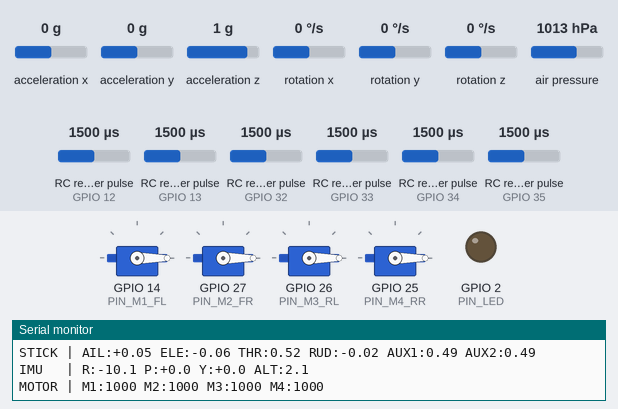
Bench run of a sketch on a simulated ESP32. On the bench: 4 × servo, output pins drawn as LEDs (lit = HIGH), the last lines printed to the serial monitor. Wiring (inferred from the names in the program): 6 × RC receiver channel: data GPIO 12 / data GPIO 13 / data GPIO 32 / data GPIO 33 / data GPIO 34 / data GPIO 35. Dashed ring = blinking. Inputs (shaded band) come from the test bench; at power-on: RC receiver pulse (sensors on GPIO 13, GPIO 32, GPIO 33, GPIO 34, GPIO 12, GPIO 35) 1500 µs, rotation x 0 °/s, acceleration x 0 g, acceleration y 0 g, acceleration z 1 g, rotation y 0 °/s, rotation z 0 °/s, air pressure 1013 hPa.

Above: at 8.5 s.
8.6 s: RC receiver pulse (sensor on GPIO 13) set to 1750 µs
At 9.29 s:
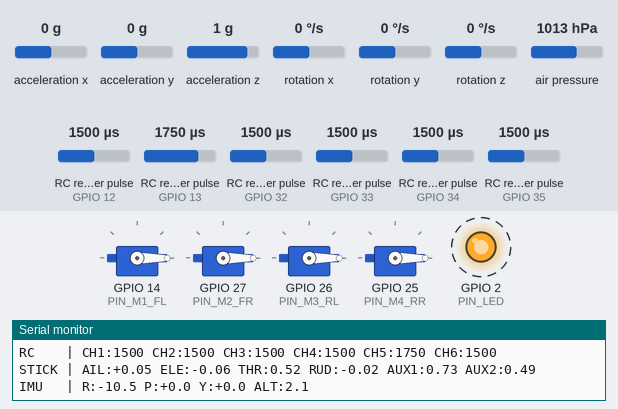
11.6 s: RC receiver pulse (sensor on GPIO 32) set to 1020 µs
14.5 s: RC receiver pulse (sensor on GPIO 33) set to 1818 µs
17.5 s: RC receiver pulse (sensor on GPIO 33) set to 1846 µs
At 20.3 s:
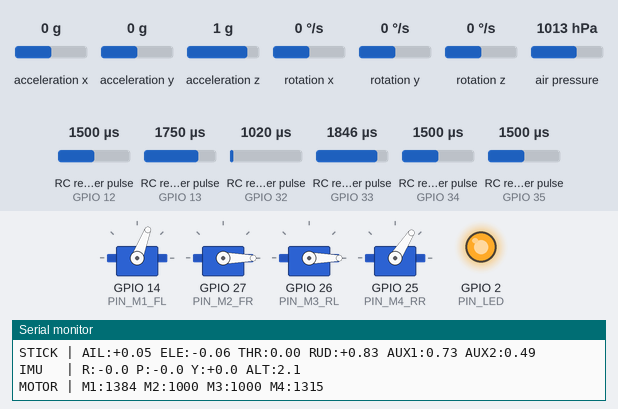
20.5 s: rotation x set to 192 °/s
At 20.9 s:
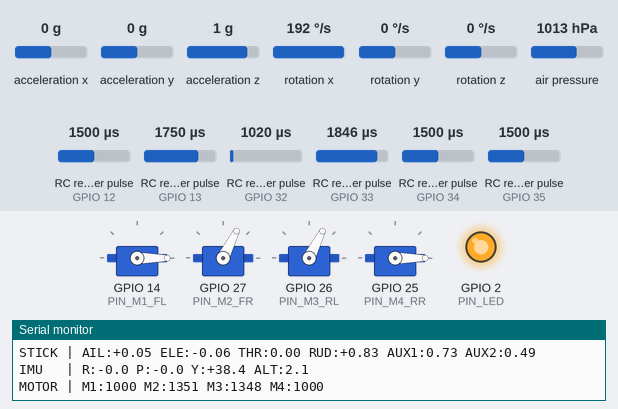
22.0 s: RC receiver pulse (sensor on GPIO 34) set to 1020 µs
At 23.4 s:
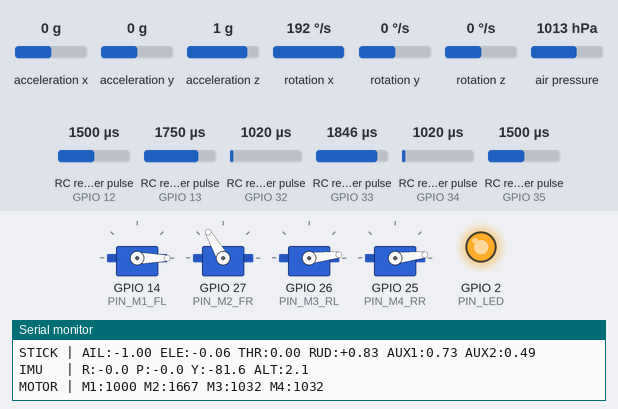
Timing chart, 0 to 24.6 s (numbered marks = the images above; inputs shaded):
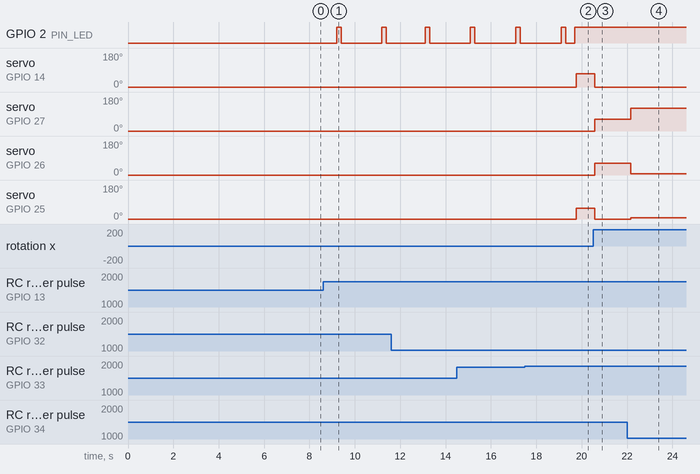

The sketch:

flight_full.ino
```cpp
#include <ESP32Servo.h>
#include <Wire.h>
#include <MPU6050.h>
#include <Adafruit_BMP280.h>
// ═══════════════════════════════════════════════════
//  PINS
// ═══════════════════════════════════════════════════

#define PIN_CH1_AIL   34
#define PIN_CH2_ELE   35
#define PIN_CH3_THR   32
#define PIN_CH4_RUD   33
#define PIN_CH5_AUX1  13
#define PIN_CH6_AUX2  12   // Switch: LOW = Stabilize, HIGH = Rate
#define PIN_M1_FL     14
#define PIN_M2_FR     27
#define PIN_M3_RL     26
#define PIN_M4_RR     25
#define PIN_LED        2
#define I2C_SDA       21
#define I2C_SCL       22

// ═══════════════════════════════════════════════════
//  RC CALIBRATION
// ═══════════════════════════════════════════════════

struct RCChannel { int min, mid, max; };

RCChannel RC[6] = {
  {1054, 1477, 1900},
  {1184, 1520, 1856},
  {1145, 1488, 1831},
  {1097, 1507, 1917},
  {1000, 1511, 2023},
  {1000, 1511, 2023},
};

// ═══════════════════════════════════════════════════
//  PID
// ═══════════════════════════════════════════════════

struct PID {
  float kp, ki, kd;
  float integral  = 0;
  float prevError = 0;

  // Added currentRate parameter so D-term can use Gyro (Derivative of measurement)
  // instead of Derivative of error, eliminating "derivative kick" on stick movements!
  float compute(float error, float dt, float currentRate) {
    integral += error * dt;
    integral  = constrain(integral, -200, 200);

    // Standard Drone PID practice: D term uses negative Gyro rate to damp oscillations
    float d = -currentRate;

    prevError = error;
    return (kp * error) + (ki * integral) + (kd * d);
  }
  void reset() { integral = 0; prevError = 0; }
};

// Stabilize (Angle) PID tuned based on video's logic (P for response, D for damping)
PID stabRoll  = {1.5,  0.0,  0.4};
PID stabPitch = {1.5,  0.0,  0.4};
PID stabYaw   = {2.0,  0.0,  0.0}; // Yaw is usually tuned differently

// Rate (Acro) PID
PID rateRoll  = {1.0, 0.0, 0.02};
PID ratePitch = {1.0, 0.0, 0.02};
PID rateYaw   = {2.0, 0.0, 0.0};

// ═══════════════════════════════════════════════════
//  GLOBALS
// ═══════════════════════════════════════════════════

Servo m1, m2, m3, m4;
MPU6050 mpu;
Adafruit_BMP280 bmp;
bool  armed    = false;
bool  mpuOK    = false;
bool  bmpOK    = false;
bool  rateMode = false;

float roll = 0, pitch = 0, yaw = 0;
float gyroRollRate = 0, gyroPitchRate = 0, gyroYawRate = 0;
float altitude     = 0;

// Calibration offsets
float gyroX_offset = 0, gyroY_offset = 0, gyroZ_offset = 0;
float accAngleX_offset = 0, accAngleY_offset = 0;

float thr, ail, ele, rud, aux1, aux2;
int   rcRaw[6]     = {1000, 1500, 1000, 1500, 1000, 1500};
int   motorUS[4]   = {1000, 1000, 1000, 1000};

uint32_t lastLoopTime = 0;
uint32_t lastRCTime   = 0;

// ── Read PWM using pulseIn (simple, blocking, but reliable) ─────────────────
int readPWM(int pin) {
  return pulseIn(pin, HIGH, 25000);
}

enum LEDPattern { LED_BOOT, LED_READY, LED_ARMED, LED_NOSIGNAL, LED_SENSOR_ERR };
LEDPattern ledPattern = LED_BOOT;

// ═══════════════════════════════════════════════════
//  HELPERS
// ═══════════════════════════════════════════════════

float normalizeStick(int us, RCChannel &r) {
  us = constrain(us, r.min, r.max);
  return (us <= r.mid)
    ? (float)(us - r.mid) / (r.mid - r.min)
    : (float)(us - r.mid) / (r.max - r.mid);
}

float normalizeThrottle(int us, RCChannel &r) {
  us = constrain(us, r.min, r.max);
  return (float)(us - r.min) / (r.max - r.min);
}

void writeMotors(float fl, float fr, float rl, float rr) {
  motorUS[0] = 1000 + (int)(constrain(fl, 0.0, 1.0) * 1000);
  motorUS[1] = 1000 + (int)(constrain(fr, 0.0, 1.0) * 1000);
  motorUS[2] = 1000 + (int)(constrain(rl, 0.0, 1.0) * 1000);
  motorUS[3] = 1000 + (int)(constrain(rr, 0.0, 1.0) * 1000);
  m1.writeMicroseconds(motorUS[0]);
  m2.writeMicroseconds(motorUS[1]);
  m3.writeMicroseconds(motorUS[2]);
  m4.writeMicroseconds(motorUS[3]);
}

void motorsOff() {
  for (int i = 0; i < 4; i++) motorUS[i] = 1000;
  m1.writeMicroseconds(1000);
  m2.writeMicroseconds(1000);
  m3.writeMicroseconds(1000);
  m4.writeMicroseconds(1000);
}

void printDebug(
  uint32_t loopHz,
  bool signalLost,
  bool armThrOk,
  bool armRudOk,
  uint32_t armHoldMs,
  bool disarmThrOk,
  bool disarmRudOk,
  uint32_t disarmHoldMs
) {
  static uint32_t lastPrint = 0;
  uint32_t now = millis();
  if (now - lastPrint < 100) return;  // 10Hz update
  lastPrint = now;

  Serial.println("============================================================");
  Serial.printf("SYS   | %s | %s | %s | LOOP:%lu Hz\n",
    armed ? "ARMED" : "DISARMED",
    rateMode ? "RATE" : "STABILIZE",
    signalLost ? "NO SIGNAL" : "SIGNAL OK",
    (unsigned long)loopHz
  );
  Serial.printf("ARM   | THR<0.05:%s | RUD>0.80:%s | HOLD:%lums\n",
    armThrOk ? "YES" : "NO",
    armRudOk ? "YES" : "NO",
    (unsigned long)armHoldMs
  );
  Serial.printf("DISARM| THR<0.05:%s | RUD<-0.80:%s | HOLD:%lums\n",
    disarmThrOk ? "YES" : "NO",
    disarmRudOk ? "YES" : "NO",
    (unsigned long)disarmHoldMs
  );
  Serial.printf("RC    | CH1:%4d CH2:%4d CH3:%4d CH4:%4d CH5:%4d CH6:%4d\n",
    rcRaw[0], rcRaw[1], rcRaw[2], rcRaw[3], rcRaw[4], rcRaw[5]
  );
  Serial.printf("STICK | AIL:%+.2f ELE:%+.2f THR:%.2f RUD:%+.2f AUX1:%.2f AUX2:%.2f\n",
    ail, ele, thr, rud, aux1, aux2
  );
  Serial.printf("IMU   | R:%+.1f P:%+.1f Y:%+.1f ALT:%.1f\n", roll, pitch, yaw, altitude);
  Serial.printf("MOTOR | M1:%4d M2:%4d M3:%4d M4:%4d\n", motorUS[0], motorUS[1], motorUS[2], motorUS[3]);
}

// ═══════════════════════════════════════════════════
//  LED (non-blocking)
// ═══════════════════════════════════════════════════

void updateLED() {
  static uint32_t t = 0;
  static int step   = 0;
  static bool state = false;
  uint32_t now = millis();

  switch (ledPattern) {
    case LED_BOOT: // Slow blink: 500ms on, 500ms off
      if (now - t > 500) { state = !state; digitalWrite(PIN_LED, state); t = now; }
      break;
    case LED_READY: // Single quick blink: 100ms on, 900ms off
      if (now - t > 100) {
        step = (step + 1) % 10; // 10 steps of 100ms = 1s cycle
        digitalWrite(PIN_LED, (step == 0) ? HIGH : LOW);
        t = now;
      }
      break;
    case LED_ARMED: // Solid ON
      digitalWrite(PIN_LED, HIGH);
      break;
    case LED_NOSIGNAL: // Fast blink: 100ms on, 100ms off
      if (now - t > 100) { state = !state; digitalWrite(PIN_LED, state); t = now; }
      break;
    case LED_SENSOR_ERR: // Triple quick blink
      if (now - t > 100) {
        step = (step + 1) % 10;
        bool ledState = (step == 0 || step == 2 || step == 4);
        digitalWrite(PIN_LED, ledState ? HIGH : LOW);
        t = now;
      }
      break;
  }
}

// ═══════════════════════════════════════════════════
//  IMU
// ═══════════════════════════════════════════════════

void readIMU(float dt) {
  int16_t ax, ay, az, gx, gy, gz;
  mpu.getMotion6(&ax, &ay, &az, &gx, &gy, &gz);

  // Scaled for FS_4 and FS_250
  float rawAccX = ax / 8192.0;
  float rawAccY = ay / 8192.0;
  float rawAccZ = az / 8192.0;

  // Apply 90-deg sideways mount mappings (Swapped X/Y)
  float accX = -rawAccY;
  float accY = rawAccZ;
  float accZ = rawAccX;

  gyroRollRate  = ((gy / 131.0)) - gyroX_offset;
  gyroPitchRate = (-(gz / 131.0)) - gyroY_offset;
  gyroYawRate   = (gx / 131.0) - gyroZ_offset;

  // Simple Low-Pass Filter on Accelerometer
  static float filteredAccX = 0, filteredAccY = 0, filteredAccZ = 1;
  float lpfAlpha = 0.1;
  filteredAccX = (lpfAlpha * accX) + ((1.0 - lpfAlpha) * filteredAccX);
  filteredAccY = (lpfAlpha * accY) + ((1.0 - lpfAlpha) * filteredAccY);
  filteredAccZ = (lpfAlpha * accZ) + ((1.0 - lpfAlpha) * filteredAccZ);

  // Calculate accelerometer angles from filtered data
  float accelRoll  = (atan2(filteredAccY, filteredAccZ) * (180.0 / PI)) - accAngleX_offset;
  float accelPitch = (atan2(-filteredAccX, sqrt(filteredAccY * filteredAccY + filteredAccZ * filteredAccZ)) * (180.0 / PI)) - accAngleY_offset;

  if (thr < 0.1) {
    roll  = accelRoll;
    pitch = accelPitch;
    yaw  += gyroYawRate * dt;
  } else {
    roll  = 0.98 * (roll  + gyroRollRate  * dt) + 0.02 * accelRoll;
    pitch = 0.98 * (pitch + gyroPitchRate * dt) + 0.02 * accelPitch;
    yaw  += gyroYawRate * dt;
  }

  if (yaw >  180) yaw -= 360;
  if (yaw < -180) yaw += 360;
}

// ═══════════════════════════════════════════════════
//  SETUP
// ═══════════════════════════════════════════════════

void setup() {
  Serial.begin(115200);
  pinMode(PIN_LED, OUTPUT);
  ledPattern = LED_BOOT;

  // RC pins
  pinMode(PIN_CH1_AIL,  INPUT);
  pinMode(PIN_CH2_ELE,  INPUT);
  pinMode(PIN_CH3_THR,  INPUT);
  pinMode(PIN_CH4_RUD,  INPUT);
  pinMode(PIN_CH5_AUX1, INPUT);
  pinMode(PIN_CH6_AUX2, INPUT);

  // ESCs
  ESP32PWM::allocateTimer(0);
  ESP32PWM::allocateTimer(1);
  ESP32PWM::allocateTimer(2);
  ESP32PWM::allocateTimer(3);
  m1.setPeriodHertz(50); m1.attach(PIN_M1_FL, 1000, 2000);
  m2.setPeriodHertz(50); m2.attach(PIN_M2_FR, 1000, 2000);
  m3.setPeriodHertz(50); m3.attach(PIN_M3_RL, 1000, 2000);
  m4.setPeriodHertz(50); m4.attach(PIN_M4_RR, 1000, 2000);
  motorsOff();

  // I2C + sensors
  Wire.begin(I2C_SDA, I2C_SCL);

  mpu.initialize();
  mpu.setFullScaleGyroRange(MPU6050_GYRO_FS_250);
  mpu.setFullScaleAccelRange(MPU6050_ACCEL_FS_4);
  mpuOK = true;

  Serial.println("Letting IMU settle...");
  delay(1000);
  Serial.println("Calibrating IMU (Keep Board Flat and still)...");
  int num_readings = 500;
  for (int i = 0; i < num_readings; i++) {
    int16_t ax, ay, az, gx, gy, gz;
    mpu.getMotion6(&ax, &ay, &az, &gx, &gy, &gz);

    // Scale for FS_4 (8192 LSB/g) and FS_250 (131.0 LSB/dps)
    float rawAccX = ax / 8192.0;
    float rawAccY = ay / 8192.0;
    float rawAccZ = az / 8192.0;
    float rawGyroX = gx / 131.0;
    float rawGyroY = gy / 131.0;
    float rawGyroZ = gz / 131.0;

    // Apply 90-deg sideways mount mappings (Swapped X/Y)
    float calAccX = -rawAccY;
    float calAccY = rawAccZ;
    float calAccZ = rawAccX;

    gyroX_offset += (rawGyroY);
    gyroY_offset += (-rawGyroZ);
    gyroZ_offset += rawGyroX;

    accAngleX_offset += atan2(calAccY, calAccZ) * (180.0 / PI);
    accAngleY_offset += atan2(-calAccX, sqrt(calAccY * calAccY + calAccZ * calAccZ)) * (180.0 / PI);
    delay(3);
  }
  gyroX_offset /= num_readings;
  gyroY_offset /= num_readings;
  gyroZ_offset /= num_readings;
  accAngleX_offset /= num_readings;
  accAngleY_offset /= num_readings;
  Serial.println("IMU Calibrated!");

  // Initialize roll/pitch from accelerometer to avoid complementary filter cold-start
  {
    int16_t ax, ay, az, gx, gy, gz;
    mpu.getMotion6(&ax, &ay, &az, &gx, &gy, &gz);
    float initAccX = -(ay / 8192.0);
    float initAccY = (az / 8192.0);
    float initAccZ = (ax / 8192.0);
    roll  = (atan2(initAccY, initAccZ) * (180.0 / PI)) - accAngleX_offset;
    pitch = (atan2(-initAccX, sqrt(initAccY * initAccY + initAccZ * initAccZ)) * (180.0 / PI)) - accAngleY_offset;
    yaw   = 0;
    Serial.printf("Initial angles: Roll=%.1f  Pitch=%.1f\n", roll, pitch);
  }

  if (bmp.begin(0x76)) {
    bmpOK = true;
    bmp.setSampling(Adafruit_BMP280::MODE_NORMAL,
                    Adafruit_BMP280::SAMPLING_X2,
                    Adafruit_BMP280::SAMPLING_X16,
                    Adafruit_BMP280::FILTER_X16,
                    Adafruit_BMP280::STANDBY_MS_500);
    Serial.println("BMP280 OK");
  } else {
    Serial.println("BMP280 FAILED");
  }

  ledPattern = (!mpuOK || !bmpOK) ? LED_SENSOR_ERR : LED_READY;

  // ESC arm delay
  Serial.println("ESCs arming — 3s...");
  motorsOff();
  delay(3000);
  Serial.println("Ready. Arm: throttle LOW + rudder RIGHT (hold 2s)");

  lastLoopTime = micros();
}

// ═══════════════════════════════════════════════════
//  LOOP
// ═══════════════════════════════════════════════════

void loop() {
  static uint32_t hzTimer = 0;
  static uint32_t loops = 0;
  static uint32_t loopHz = 0;
  static uint32_t armTimer = 0;
  static uint32_t disarmTimer = 0;

  loops++;
  uint32_t nowMs = millis();
  if (nowMs - hzTimer >= 1000) {
    loopHz = loops;
    loops = 0;
    hzTimer = nowMs;
  }

  uint32_t nowUs = micros();
  float dt = (nowUs - lastLoopTime) / 1000000.0;
  lastLoopTime = nowUs;
  dt = constrain(dt, 0.001, 0.05);

  // ── Read RC ───────────────────────────────────────
  // Read PWM pulses from RC receiver
  rcRaw[0] = readPWM(PIN_CH1_AIL);
  rcRaw[1] = readPWM(PIN_CH2_ELE);
  rcRaw[2] = readPWM(PIN_CH3_THR);
  rcRaw[3] = readPWM(PIN_CH4_RUD);
  rcRaw[4] = readPWM(PIN_CH5_AUX1);
  rcRaw[5] = readPWM(PIN_CH6_AUX2);

  thr  = normalizeThrottle(rcRaw[2], RC[2]);
  ail  = normalizeStick(rcRaw[0], RC[0]);
  ele  = normalizeStick(rcRaw[1], RC[1]);
  rud  = normalizeStick(rcRaw[3], RC[3]);
  aux1 = normalizeThrottle(rcRaw[4], RC[4]);
  aux2 = normalizeThrottle(rcRaw[5], RC[5]);

  // AUX1 > 1500 = Rate mode
  rateMode = (rcRaw[4] > 1500);

  bool armThrOk = (thr < 0.05);
  bool armRudOk = (rud > 0.8);
  bool disarmThrOk = (thr < 0.05);
  bool disarmRudOk = (rud < -0.8);

  bool signalLost = (rcRaw[2] < 800 || rcRaw[2] > 2200);

  if (signalLost) {
    if (armed) {
      Serial.println("SIGNAL LOST");
      armed = false;
      motorsOff();
    }
    ledPattern = LED_NOSIGNAL;
    updateLED();
    printDebug(loopHz, true, armThrOk, armRudOk, 0, disarmThrOk, disarmRudOk, 0);
    return;
  }

  lastRCTime = nowMs;

  // ── IMU ───────────────────────────────────────────
  if (mpuOK) readIMU(dt);
  if (bmpOK)  altitude = bmp.readAltitude(1013.25);

  // ── Arm / Disarm ──────────────────────────────────
  if (!armed) {
    if (armThrOk && armRudOk) {
      if (armTimer == 0) armTimer = nowMs;
      if (nowMs - armTimer > 2000) {
        armed = true;
        stabRoll.reset(); stabPitch.reset(); stabYaw.reset();
        rateRoll.reset(); ratePitch.reset(); rateYaw.reset();
        ledPattern = LED_ARMED;
        Serial.println("ARMED");
        armTimer = 0;
      }
    } else { armTimer = 0; }

    uint32_t armHoldMs = (armTimer == 0) ? 0 : (nowMs - armTimer);
    printDebug(loopHz, false, armThrOk, armRudOk, armHoldMs, disarmThrOk, disarmRudOk, 0);
    motorsOff();
    updateLED();
    return;
  }

  if (disarmThrOk && disarmRudOk) {
    if (disarmTimer == 0) disarmTimer = nowMs;
    if (nowMs - disarmTimer > 2000) {
      armed = false;
      motorsOff();
      ledPattern = LED_READY;
      Serial.println("DISARMED");
      disarmTimer = 0;
      updateLED();
      printDebug(loopHz, false, armThrOk, armRudOk, 0, disarmThrOk, disarmRudOk, 0);
      return;
    }
  } else { disarmTimer = 0; }

  updateLED();

  // ── PID + Motor Mixing ────────────────────────────

  // Reset integral at very low throttle to prevent windup while on the ground
  if (thr < 0.1) {
    stabRoll.integral = 0;  stabPitch.integral = 0;  stabYaw.integral = 0;
    rateRoll.integral = 0;  ratePitch.integral = 0;  rateYaw.integral = 0;
  }

  float rollOut = 0, pitchOut = 0, yawOut = 0;

  float rollSP  =  ail *  30.0;
  float pitchSP = -ele *  30.0;
  float yawSP   =  rud *  90.0;

  if (!rateMode) {
    // STABILIZE MODE: Uses angle error, damped by Gyro (D-term)
    rollOut  = stabRoll.compute(rollSP - roll, dt, gyroRollRate);
    pitchOut = stabPitch.compute(pitchSP - pitch, dt, gyroPitchRate);
    yawOut   = rud * 0.2;  // direct passthrough, no PID
  } else {
    // RATE MODE: Uses pure gyro rate error, damped by gyro rate directly
    float rollErr  = rollSP  - gyroRollRate;
    float pitchErr = pitchSP - gyroPitchRate;
    float yawErr   = yawSP   - gyroYawRate;

    // D-term uses the actual gyro rate (measurement) for clean damping,
    // NOT error-derivative which amplifies noise and causes derivative kick
    rollOut  = rateRoll.compute(rollErr, dt, gyroRollRate);
    pitchOut = ratePitch.compute(pitchErr, dt, gyroPitchRate);
    yawOut   = rateYaw.compute(yawErr, dt, gyroYawRate);
  }

  float pidScale = 0.01; // Allows use of standard PID numbers (like P=5.0 instead of 0.05)
  rollOut  = constrain(rollOut  * pidScale, -0.3, 0.3);
  pitchOut = constrain(pitchOut * pidScale, -0.3, 0.3);
  yawOut   = constrain(yawOut   * pidScale, -0.3, 0.3);

  // Motor mixing — standard X-configuration
  //   +rollOut  → roll right → increase FL/RL (left side), decrease FR/RR (right side)
  //   +pitchOut → pitch back  → increase FL/FR (front),    decrease RL/RR (rear)
  //   +yawOut   → yaw right   → increase FR/RL (CW props), decrease FL/RR (CCW props)
  float idleSpeed = 0.05;  // 5% minimum spin keeps all motors alive when armed
  float base = (thr > idleSpeed) ? thr : idleSpeed;

  writeMotors(
    base + rollOut + pitchOut + yawOut,  // FL (M1, CCW)
    base - rollOut + pitchOut - yawOut,  // FR (M2, CW)
    base + rollOut - pitchOut - yawOut,  // RL (M3, CW)
    base - rollOut - pitchOut + yawOut   // RR (M4, CCW)
  );

  uint32_t disarmHoldMs = (disarmTimer == 0) ? 0 : (nowMs - disarmTimer);
  printDebug(loopHz, false, armThrOk, armRudOk, 0, disarmThrOk, disarmRudOk, disarmHoldMs);
}
```

Measured:
- the behaviour switches between 1834 and 1835 µs on RC receiver pulse (sensor on GPIO 33) (found by bisection; images 1 and 2)
- after the input at 17.5 s, servo on GPIO 14 (PIN_M1_FL): 0° → 69° after 2.3 s; servo on GPIO 25 (PIN_M4_RR): 0° → 57° after 2.3 s
- after the input at 20.5 s, servo on GPIO 14 (PIN_M1_FL): 69° → 0° after 0.07 s; servo on GPIO 27 (PIN_M2_FR), servo on GPIO 26 (PIN_M3_RL): 0° → 63° after 0.07 s; servo on GPIO 25 (PIN_M4_RR): 57° → 0° after 0.07 s
- after the input at 22.0 s, servo on GPIO 27 (PIN_M2_FR): 63° → 120° after 0.17 s; servo on GPIO 26 (PIN_M3_RL): 63° → 6° after 0.17 s; servo on GPIO 25 (PIN_M4_RR): 0° → 6° after 0.17 s
